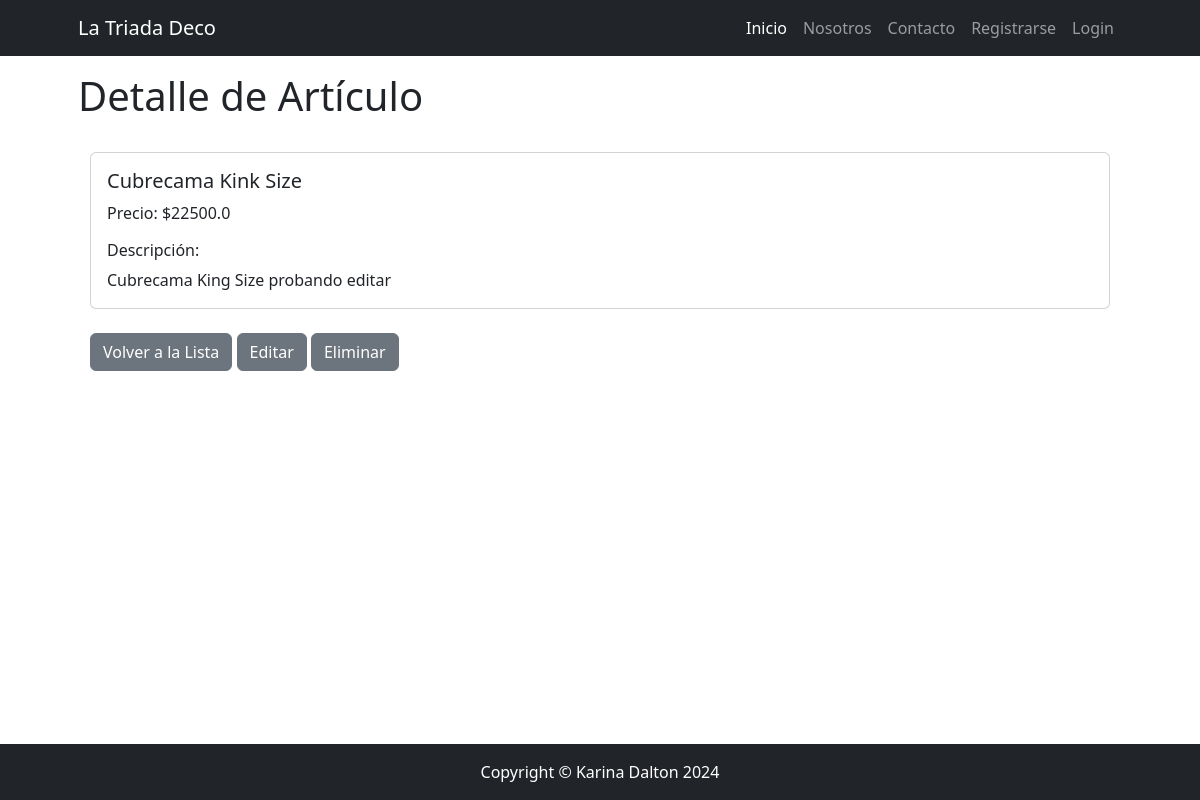
/catalogo/producto/detail/1/, run on an earlier commit of the app's database.
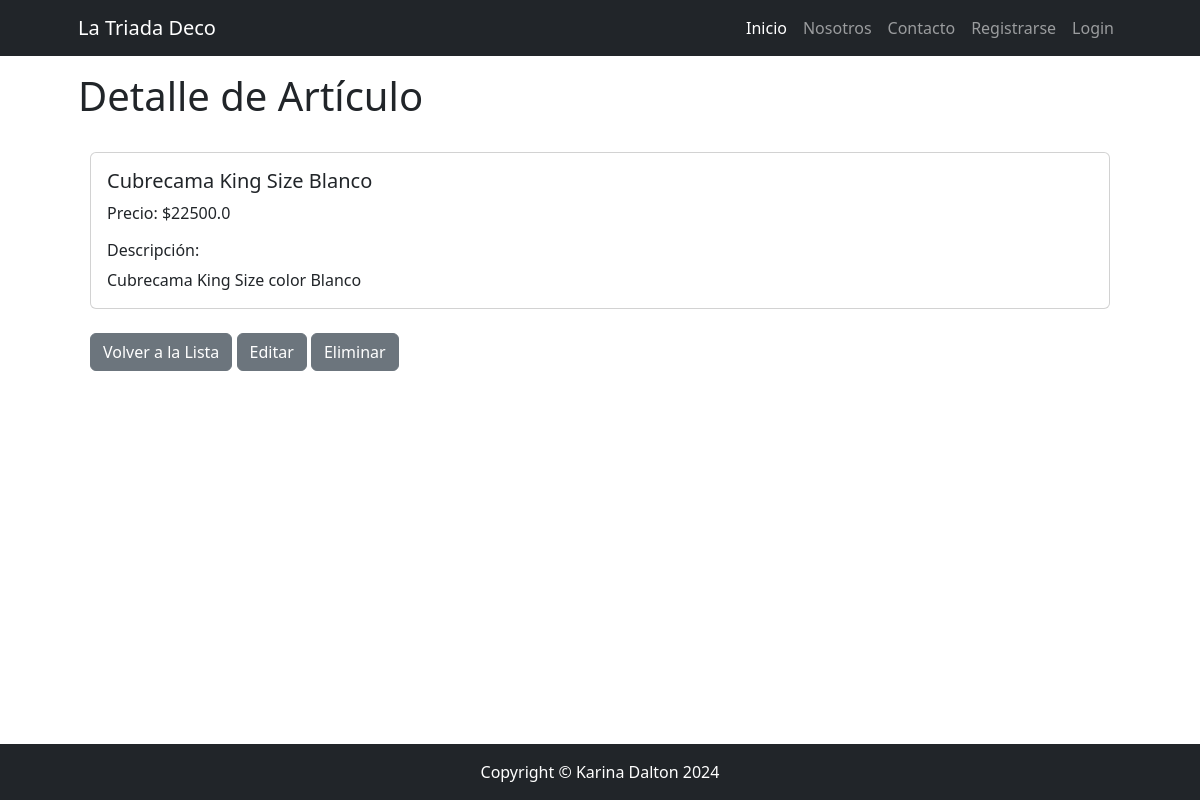
And on a later commit of the database.
### apps/catalogo/models.py (models this page shows, shortened)
class Producto(models.Model):
    nombre = models.CharField(max_length=150)
    categoria = models.ForeignKey(
        Categoria, null=True, blank=True, on_delete=models.SET_NULL)
    precio = models.FloatField()
    fecha_creacion = models.DateField(
        default=timezone.now, editable=False, verbose_name="fecha de creación")
    descripcion = models.TextField(
        null=True, blank=True, verbose_name="descripción")
    class Meta:
        verbose_name = "producto"
        verbose_name_plural = "productos"

### apps/catalogo/views.py (the view)
class ProductoDetail(DetailView):
    model = Producto

### apps/catalogo/templates/catalogo/producto_detail.html
{% extends 'core/base.html' %}
{% block content_title %}
Detalle de Artículo
{% endblock content_title %}
{% block content %}
<div class="container">
    <div class="card mt-4">
        <div class="card-body">
            <h5 class="card-title">{{ object.nombre }}</h5>
            <p class="card-text">Precio: ${{ object.precio }}</p>
            <h6 class="card-title">Descripción:</h6>
            <p class="card-text">{{ object.descripcion }}</p>
        </div>
    </div>
    <div class="mt-4">
        <a href="{% url 'catalogo:producto_list' %}" class="btn btn-secondary">Volver a la Lista</a>
        <a href="{% url 'catalogo:producto_update' object.id %}" class="btn btn-secondary">Editar</a>
        <a href="{% url 'catalogo:producto_confirm_delete' object.id %}" class="btn btn-secondary">Eliminar</a>
    </div>
</div>
{% endblock content %}

What changed in the data, as far as the page shows it:
changed Producto: nombre "Cubrecama Kink Size" → "Cubrecama King Size Blanco"; descripcion "Cubrecama King Size probando editar" → "Cubrecama King Size color Blanco"
